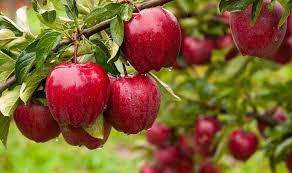
#> input picture apples/images (1).jpg, 292 x 173 px, given in place of the camera
$ python CW_lesson_7.py
#> lines starting #> are read from the running program, lines starting #| are printed output that depends on the picture; after the words box and inside, x2 and y2 are one past the last pixel; in counts of white or black regions, pixels touching at a corner belong together
import cv2
import numpy as np #масиви чисел (матриці)

cap = cv2.VideoCapture(0)

lower_red1 = np.array([0, 100, 100])
upper_red1 = np.array([10, 255, 255])

lower_red2 = np.array([160, 100, 100])
upper_red2 = np.array([180, 255, 255])

points = []

while True:
    ret, frame = cap.read() #ret чи зчитаний кадр чи ні, має true false, frame відповідний кадр
#> frame is the input picture: shape (173, 292, 3); mean B, G, R 48.4, 94.5, 128.5
    if not ret:
        break

    frame = cv2.flip(frame,1)
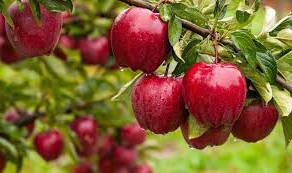
#> frame: shape (173, 292, 3); mean B, G, R 48.4, 94.5, 128.5
    hsv = cv2.cvtColor(frame, cv2.COLOR_BGR2HSV)
#> hsv: shape (173, 292, 3); mean H, S, V 63.6, 181.5, 134.4

    mask1 = cv2.inRange(hsv, lower_red1, upper_red1) #inrange для створення маски
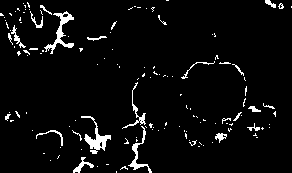
#> mask1: shape (173, 292); 4.6% white; 135 white regions (111 under 20 px), largest, box (x1, y1, x2, y2) and area: (81, 116, 111, 154) 336, (44, 11, 74, 54) 333, (128, 126, 152, 173) 210
    mask2 = cv2.inRange(hsv, lower_red2, upper_red2)
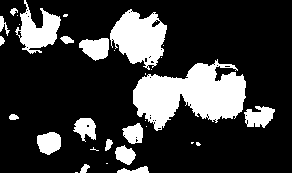
#> mask2: shape (173, 292); 21.8% white; 32 white regions (15 under 20 px), largest, box (x1, y1, x2, y2) and area: (133, 59, 246, 131) 4753, (110, 9, 167, 70) 2179, (15, 0, 61, 54) 1188

    mask = cv2.bitwise_or(mask1, mask2)
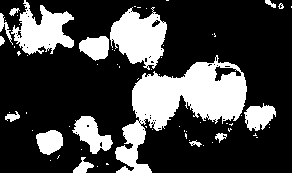
#> mask: shape (173, 292); 26.4% white; 66 white regions (50 under 20 px)

    contours, _ = cv2.findContours(mask, cv2.RETR_EXTERNAL, cv2.CHAIN_APPROX_SIMPLE)  #ієрархія як кольори відносно один одного
#> contours = 66 contours, 51 with area under 20; largest, box (x1, y1, x2, y2) and area: (115, 55, 247, 173) 6010, (110, 7, 167, 70) 2167, (11, 0, 74, 55) 1717, (72, 116, 113, 154) 734, (244, 103, 276, 131) 530
#retr зовнішні кольори, chain кольори перебираємо

    for cnt in contours:
        area = cv2.contourArea(cnt)
        if area > 1000:
            cv2.drawContours(frame, [cnt], -1, (0, 255, 0), 2)
            M = cv2.moments(cnt)
            if M["m00"] != 0:
                cx = int(M['m10']/M['m00'])
                cy = int(M['m01']/M['m00']) #центр нашого елемента

                cv2.circle(frame, (cx, cy), 5, (255, 0, 0), -1)
                points.append((cx, cy))

                for i in range(1, len(points)):
                    if points[i - 1] is None or points[i] is None:
                        continue
                    cv2.line(frame, points[i - 1], points[i], (255, 0, 0), 2)
#> this loop made 66 passes
#> (area, cx, cy) on passes 42, 60, 66: (6010.5, 182, 101), (2167, 139, 36), (1717, 41, 30)
#> area on passes 4, 9, 13, 17, 29, 33: 133.5, 29, 48, 462.5, 734.5, 65
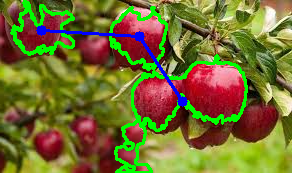
#> frame: shape (173, 292, 3); 9.27% of pixels changed, all inside (x1, y1, x2, y2) = (10, 0, 248, 173)
#> after the loop, points = [(182, 101), (139, 36), (41, 30)]


    cv2.imshow('video',frame)
    cv2.imshow('mask',mask)
    if cv2.waitKey(1) & 0xFF == ord('q'): #ord клавіша яка перетворює в бінарне значення
#> (key q is pressed here)
        break

cap.release() #щоб звільнити поток після того як вимкнемо камеру
cv2.destroyAllWindows()
